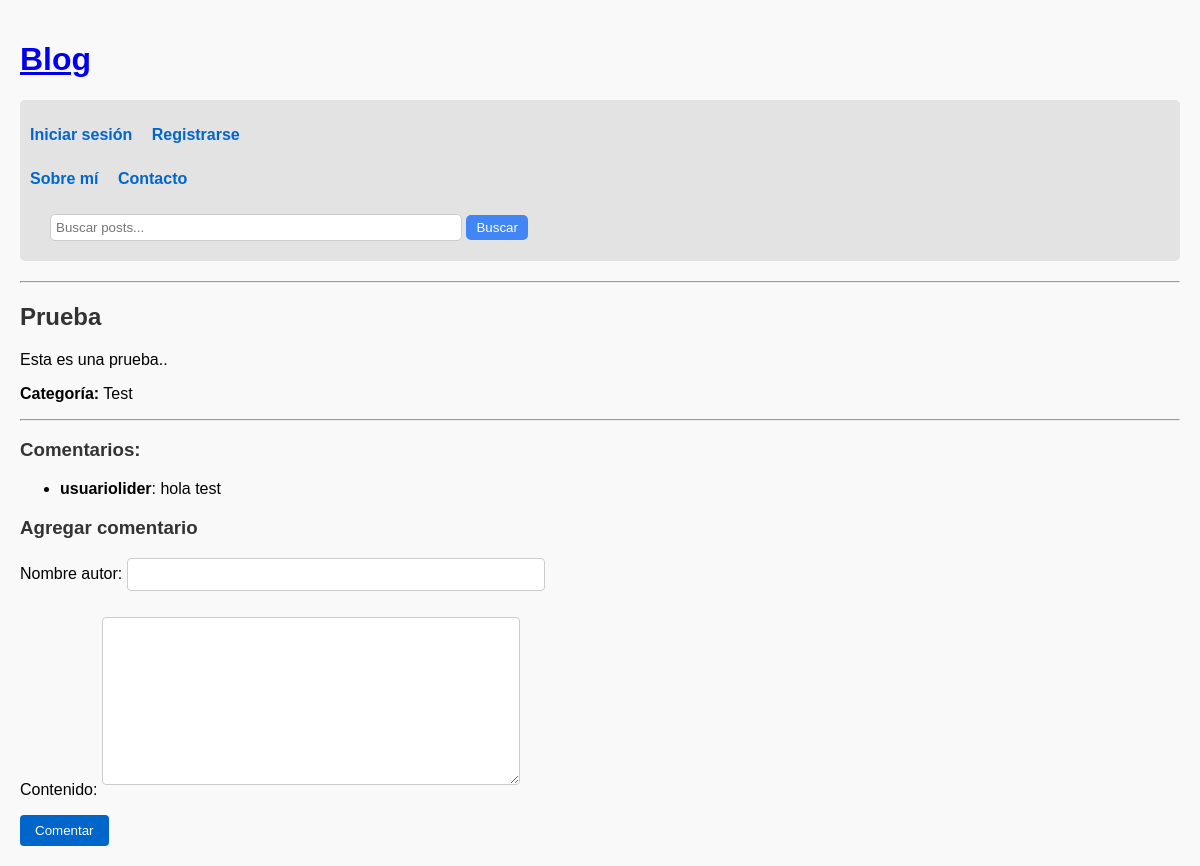
The app's page /post/1/ with its own data.
### blog/models.py (models this page shows, shortened)
class Post(models.Model):
    titulo = models.CharField(max_length=200)
    contenido = models.TextField()
    fecha_creacion = models.DateTimeField(auto_now_add=True)
    autor = models.ForeignKey(User, on_delete=models.CASCADE)
    categoria = models.ForeignKey(Categoria, on_delete=models.SET_NULL, null=True)
    imagen = models.ImageField(upload_to='posts/', blank=True, null=True)

class Categoria(models.Model):
    nombre = models.CharField(max_length=100, unique=True)
    descripcion = models.TextField(blank=True)
    def __str__(self):
        return self.nombre

class Comentario(models.Model):
    post = models.ForeignKey(Post, on_delete=models.CASCADE, related_name='comentarios')
    nombre_autor = models.CharField(max_length=100)
    contenido = models.TextField()
    fecha = models.DateTimeField(auto_now_add=True)

### blog/views.py (the view)
# urls.py: path('post/<int:post_id>/', views.detalle_post, name='detalle_post'),
def detalle_post(request, post_id):
    post = get_object_or_404(Post, id=post_id)
    comentarios = post.comentarios.all()
    if request.method == 'POST':
        form = ComentarioForm(request.POST)
        if form.is_valid():
            comentario = form.save(commit=False)
            comentario.post = post
            comentario.save()
            return redirect('detalle_post', post_id=post.id)
    else:
        form = ComentarioForm()
    return render(request, 'blog/detalle_post.html', {
        'post': post,
        'comentarios': comentarios,
        'form': form
    })

### blog/forms.py
class ComentarioForm(forms.ModelForm):
    class Meta:
        model = Comentario
        fields = ['nombre_autor', 'contenido']

### blog/templates/blog/detalle_post.html (shortened to what this page needs)
{% extends 'blog/base.html' %}
{% block content %}
<h2>{{ post.titulo }}</h2>
<p>{{ post.contenido }}</p>
<p><strong>Categoría:</strong> {{ post.categoria }}</p>
<hr>
<h3>Comentarios:</h3>
<ul>
    {% for comentario in comentarios %}
        <li><strong>{{ comentario.nombre_autor }}</strong>: {{ comentario.contenido }}</li>
    {% empty %}
        <li>No hay comentarios aún.</li>
    {% endfor %}
</ul>
<h3>Agregar comentario</h3>
<form method="post">
    {{ form.as_p }}
    <button type="submit">Comentar</button>
</form>
{% endblock %}

### blog/static/css/estilos.css (style rules this page uses)
body { background-color: #f9f9f9; font-family: Arial, sans-serif; margin: 0; padding: 20px; }
h1, h2, h3 { color: #333; }
form { margin-top: 15px; }
input[type="text"], input[type="password"], textarea { padding: 8px; border: 1px solid #ccc; border-radius: 4px; width: 100%; max-width: 400px; margin-bottom: 10px; }
button { background-color: #0066cc; color: white; border: none; padding: 8px 15px; border-radius: 4px; cursor: pointer; }
ul li { margin-bottom: 10px; }

### records on screen
Post: titulo "Prueba", contenido "Esta es una prueba..", categoria "Test"
Comentario: nombre_autor "usuariolider", contenido "hola test"
